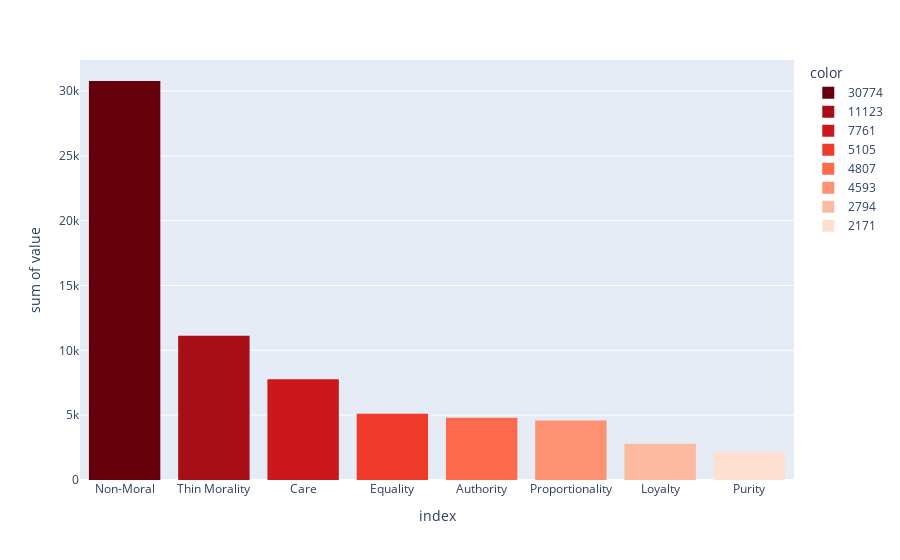

The notebook cell this image was saved under:
### Markdown cell above
### Histogram
Yaga

### Code cell
# Histogram of the labels
fig = px.histogram(labels, x=labels.index, y=[labels.values], color=labels.values, color_discrete_sequence=px.colors.sequential.Reds_r)
# show the plot
fig.show()

### Figure 1 — Plotly figure (JSON) as saved in the notebook; plotly's stock layout.template omitted (floating-point values rounded to 4 significant figures)
{"data": [{"alignmentgroup": "True", "bingroup": "x", "histfunc": "sum", "hovertemplate": "color=30774<br>index=%{x}<br>sum of value=%{y}<extra></extra>", "legendgroup": "30774", "marker": {"color": "rgb(103,0,13)", "pattern": {"shape": ""}}, "name": "30774", "offsetgroup": "30774", "orientation": "v", "showlegend": true, "type": "histogram", "x": ["Non-Moral"], "xaxis": "x", "y": [30774], "yaxis": "y"}, {"alignmentgroup": "True", "bingroup": "x", "histfunc": "sum", "hovertemplate": "color=11123<br>index=%{x}<br>sum of value=%{y}<extra></extra>", "legendgroup": "11123", "marker": {"color": "rgb(165,15,21)", "pattern": {"shape": ""}}, "name": "11123", "offsetgroup": "11123", "orientation": "v", "showlegend": true, "type": "histogram", "x": ["Thin Morality"], "xaxis": "x", "y": [11123], "yaxis": "y"}, {"alignmentgroup": "True", "bingroup": "x", "histfunc": "sum", "hovertemplate": "color=7761<br>index=%{x}<br>sum of value=%{y}<extra></extra>", "legendgroup": "7761", "marker": {"color": "rgb(203,24,29)", "pattern": {"shape": ""}}, "name": "7761", "offsetgroup": "7761", "orientation": "v", "showlegend": true, "type": "histogram", "x": ["Care"], "xaxis": "x", "y": [7761], "yaxis": "y"}, {"alignmentgroup": "True", "bingroup": "x", "histfunc": "sum", "hovertemplate": "color=5105<br>index=%{x}<br>sum of value=%{y}<extra></extra>", "legendgroup": "5105", "marker": {"color": "rgb(239,59,44)", "pattern": {"shape": ""}}, "name": "5105", "offsetgroup": "5105", "orientation": "v", "showlegend": true, "type": "histogram", "x": ["Equality"], "xaxis": "x", "y": [5105], "yaxis": "y"}, {"alignmentgroup": "True", "bingroup": "x", "histfunc": "sum", "hovertemplate": "color=4807<br>index=%{x}<br>sum of value=%{y}<extra></extra>", "legendgroup": "4807", "marker": {"color": "rgb(251,106,74)", "pattern": {"shape": ""}}, "name": "4807", "offsetgroup": "4807", "orientation": "v", "showlegend": true, "type": "histogram", "x": ["Authority"], "xaxis": "x", "y": [4807], "yaxis": "y"}, {"alignmentgroup": "True", "bingroup": "x", "histfunc": "sum", "hovertemplate": "color=4593<br>index=%{x}<br>sum of value=%{y}<extra></extra>", "legendgroup": "4593", "marker": {"color": "rgb(252,146,114)", "pattern": {"shape": ""}}, "name": "4593", "offsetgroup": "4593", "orientation": "v", "showlegend": true, "type": "histogram", "x": ["Proportionality"], "xaxis": "x", "y": [4593], "yaxis": "y"}, {"alignmentgroup": "True", "bingroup": "x", "histfunc": "sum", "hovertemplate": "color=2794<br>index=%{x}<br>sum of value=%{y}<extra></extra>", "legendgroup": "2794", "marker": {"color": "rgb(252,187,161)", "pattern": {"shape": ""}}, "name": "2794", "offsetgroup": "2794", "orientation": "v", "showlegend": true, "type": "histogram", "x": ["Loyalty"], "xaxis": "x", "y": [2794], "yaxis": "y"}, {"alignmentgroup": "True", "bingroup": "x", "histfunc": "sum", "hovertemplate": "color=2171<br>index=%{x}<br>sum of value=%{y}<extra></extra>", "legendgroup": "2171", "marker": {"color": "rgb(254,224,210)", "pattern": {"shape": ""}}, "name": "2171", "offsetgroup": "2171", "orientation": "v", "showlegend": true, "type": "histogram", "x": ["Purity"], "xaxis": "x", "y": [2171], "yaxis": "y"}], "layout": {"barmode": "relative", "legend": {"title": {"text": "color"}, "tracegroupgap": 0}, "margin": {"t": 60}, "xaxis": {"anchor": "y", "domain": [0, 1], "title": {"text": "index"}}, "yaxis": {"anchor": "x", "domain": [0, 1], "title": {"text": "sum of value"}}}}
